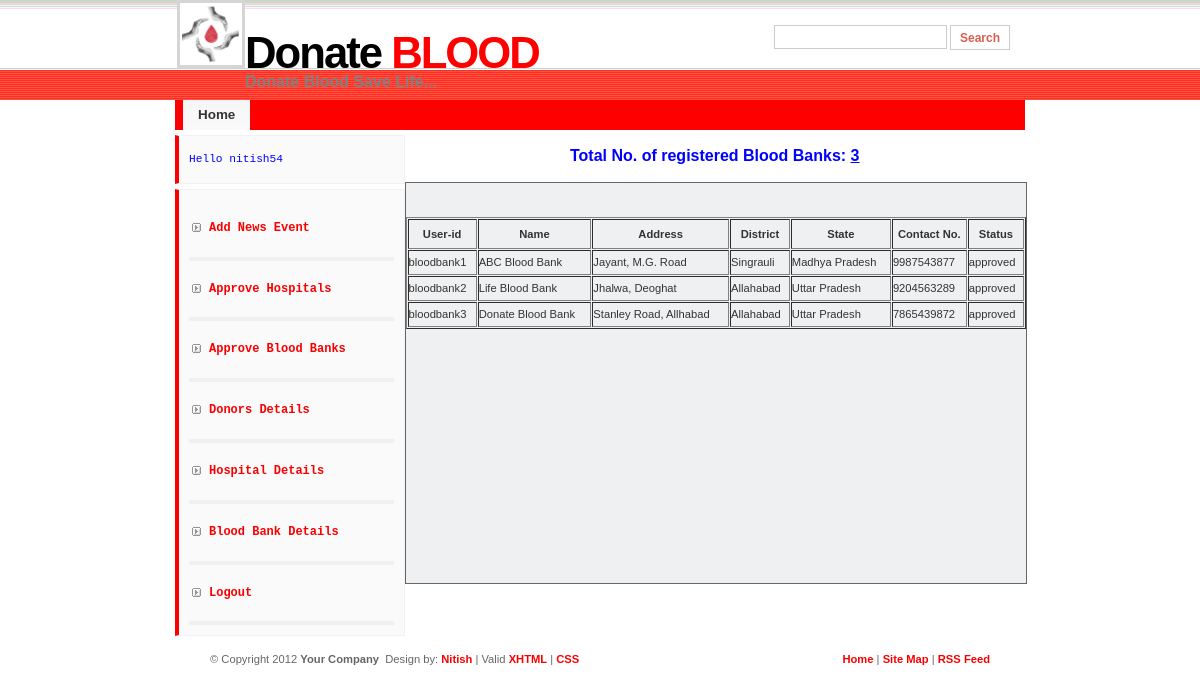
Page /admin/bloodbankInfo.php (signed in) on the committed database.
### tables this page shows
CREATE TABLE IF NOT EXISTS `bbhlogin` (
  `userid` varchar(20) NOT NULL,
  `password` varchar(20) NOT NULL,
  `type` varchar(15) NOT NULL,
  `name` varchar(50) NOT NULL,
  `address` varchar(200) NOT NULL,
  `district` varchar(20) NOT NULL,
  `state` varchar(20) NOT NULL,
  `contactno` bigint(20) NOT NULL,
  `status` varchar(10) NOT NULL,
  PRIMARY KEY (`userid`)
);

### admin/bloodbankInfo.php (the view, shortened to what this page needs)
<!DOCTYPE html PUBLIC "-//W3C//DTD XHTML 1.0 Strict//EN" "http://www.w3.org/TR/xhtml1/DTD/xhtml1-strict.dtd">
<html xmlns="http://www.w3.org/1999/xhtml" xml:lang="en" lang="en">
    <head>
        <link rel="stylesheet" href="../images/CitrusIsland.css" type="text/css" />
    </head>
    <body>
        <div id="wrap">
            <?php
            include 'adminHeader.php';
            ?>
            <div id="sidebar" >
           <code><span style="align: right; color: blue;"><label><?php echo "Hello ".$_SESSION['userid'] ?> </label></span></code>
               <ul class="sidemenu">
			<li><a href="addNews.php">Add News Event</a></li>
			<li><a href="addHospitals.php">Approve Hospitals</a></li>
                        <li><a href="addBloodbank.php">Approve Blood Banks</a></li>
			<li><a href="DonorInfo.php">Donors Details</a></li>
			<li><a href="hospitalInfo.php">Hospital Details</a></li>
                        <li><a href="bloodbankInfo.php">Blood Bank Details</a></li>
                         <li><a href="logout.php">Logout</a></li>
		</ul>
            </div>
            <div id="wside">
        <?php
        $sql = "SELECT count(*) FROM bbms.bbhlogin where type='bloodbank'";
        $result1 = mysql_query($sql);
        $row1 = mysql_fetch_array($result1);
        echo "<center><font size='3'color='blue'><br/><b>Total No. of registered Blood Banks: " ."<u>". $row1[0]."</u></b></font><br/>";
        ?>
        <br/>
        <div class="scroll">
            <br/><br/>
            <table width="100%" border="1" cellpadding="1" cellspacing="1" align="center" >
                <tr height="30"><th>User-id</th><th>Name</th>
                <th>Address</th><th>District</th>
                <th>State</th><th>Contact No.</th>
                <th>Status</th>
                </tr>
                <?php
                $query = "SELECT userid,name,address,district,state,contactno,status FROM bbms.bbhlogin where type='bloodbank'";
                $result = mysql_query($query);
                while ($row = mysql_fetch_array($result)) {
                    echo "<tr height='25'><td>" . $row[0] . "</td><td>" . $row[1] . "</td><td>" . $row[2] . "</td><td>" . $row[3] . "</td><td>" . $row[4] . "</td><td>" . $row[5] . "</td><td>" . $row[6] . "</td></tr>";
                }
                echo "</table>";
                echo "<br/><br/>";
                ?>
        </div>
        <br/><br/>
                 </div>
        </div>
        <?php
        include 'adminfooter.php';
        ?>
    </body>
</html>

### images/CitrusIsland.css (style rules this page uses)
* { margin:0; padding: 0; }
body { margin: 0; padding: 0; font: 70%/1.5em Verdana, Tahoma, Arial,sans-serif; color: #333; text-align: center; background: #FFF url(bg.gif) repeat-x; }
a { color: #F90000; background-color: inherit; text-decoration: none; }
ul, ol { margin: 10px 20px; padding: 0 20px; }
code { margin: 5px 0; padding: 10px; text-align: left; display: block; overflow: auto; font: 500 1em/1.5em 'Lucida Console', 'courier new', monospace; background: #FAFAFA; border: 1px solid #f2f2f2; border-left: 4px solid #FF0000; }
label { display:block; margin:5px 0; }
#wrap { margin: 0 auto; padding: 0; width: 850px; text-align: left; }
#sidebar { float: left; width: 27%; margin: 0; padding: 0; display: inline; }
#sidebar ul.sidemenu { margin: 5px 0; padding: 10px; text-align: left; display: block; overflow: auto; font: 500 1em/1.5em 'Lucida Console', 'courier new', monospace; background: #FAFAFA; border: 1px solid #f2f2f2; border-left: 4px solid #FF0000; }
#sidebar ul.sidemenu li { border-bottom: 4px solid #EFF0F1; background: url(arrow.gif) no-repeat 3px 23px; padding: 20px 0px 20px 20px; font-size: 12px; }
#sidebar ul.sidemenu li a { font-weight: bolder; background-image: none; text-decoration: none; }
#wside { float: right; margin: 0 0 0 0; padding: 0; width: 73%; }

### rows in the picture
bbhlogin: userid "bloodbank1", name "ABC Blood Bank", address "Jayant, M.G. Road", district "Singrauli", state "Madhya Pradesh", contactno "9987543877", status "approved"
bbhlogin: userid "bloodbank2", name "Life Blood Bank", address "Jhalwa, Deoghat", district "Allahabad", state "Uttar Pradesh", contactno "9204563289", status "approved"
bbhlogin: userid "bloodbank3", name "Donate Blood Bank", address "Stanley Road, Allhabad", district "Allahabad", state "Uttar Pradesh", contactno "7865439872", status "approved"

### other values in the picture
$_SESSION['userid'] "nitish54"
$row1[0] "3"
